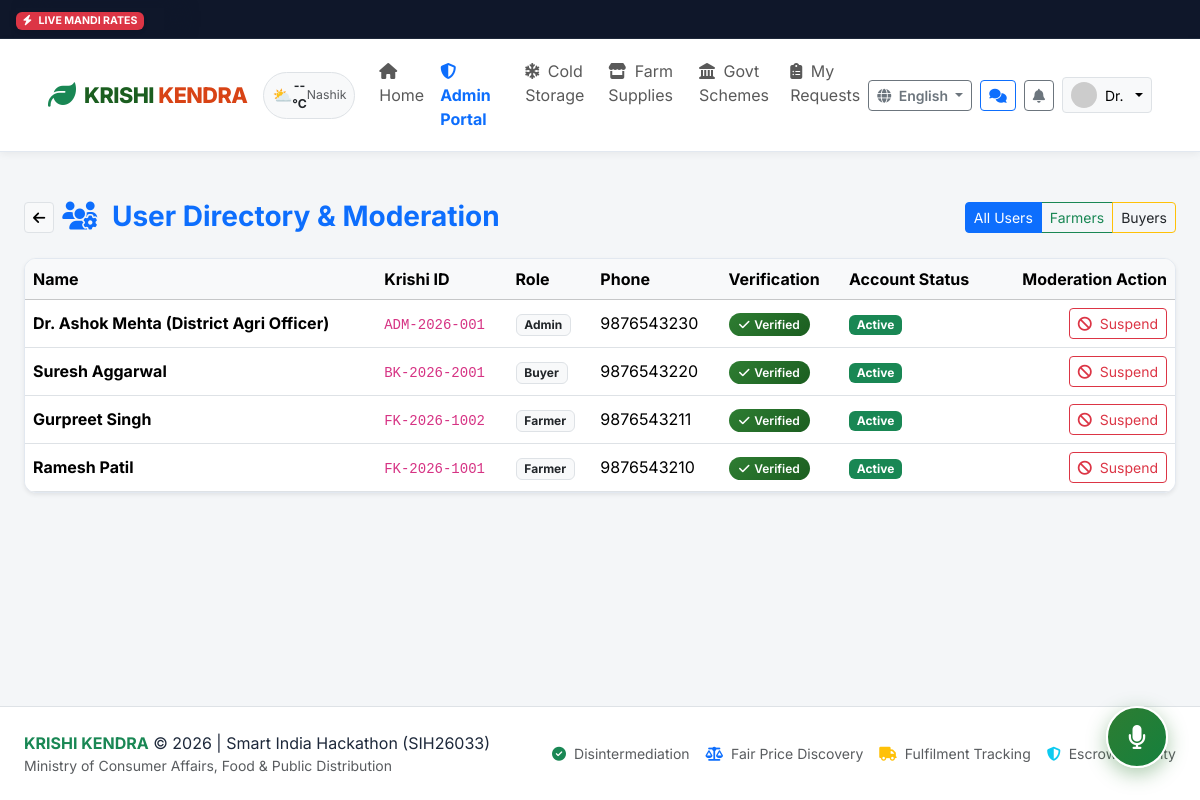
Before: /admin/users (signed in) with the older database file.
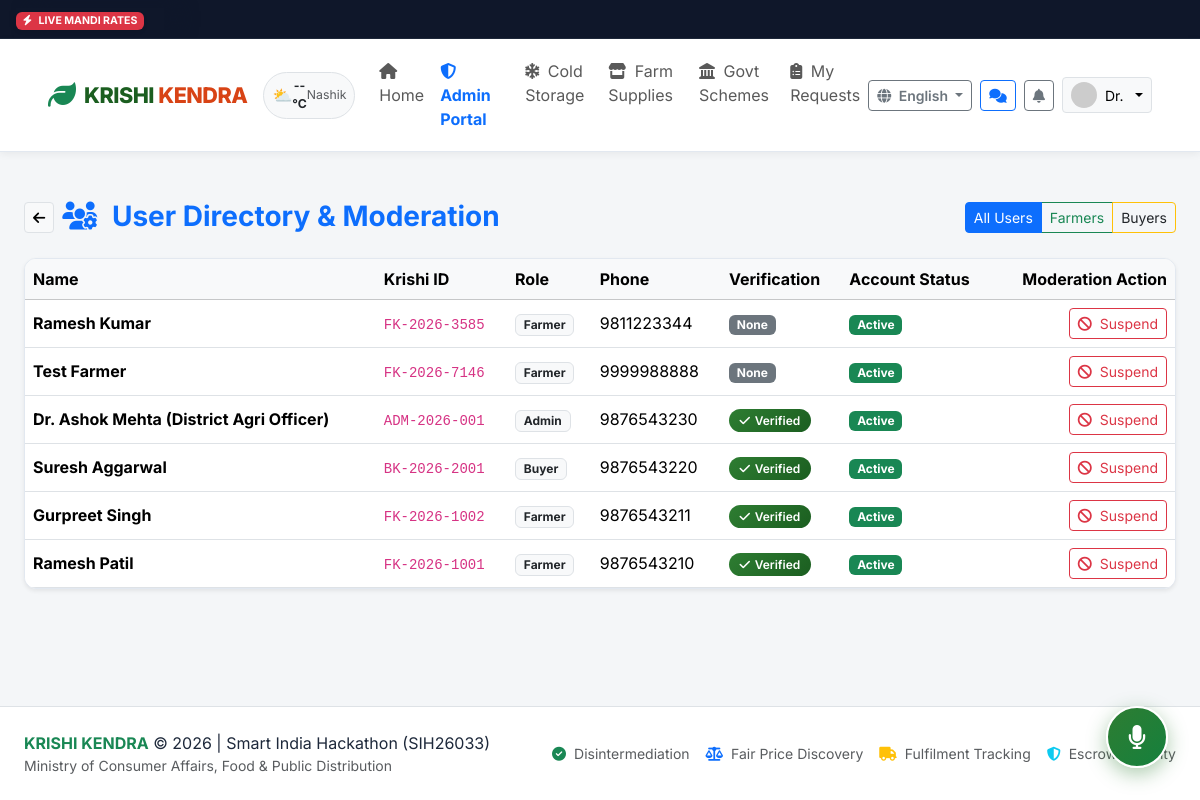
After: the same page with the newer database file.
### app/models.py (models this page shows, shortened)
class User(db.Model):
    __tablename__ = 'users'
    id = db.Column(db.Integer, primary_key=True)
    custom_id = db.Column(db.String(32), unique=True, nullable=False, index=True) # e.g. FK-2026-1001, BK-2026-2001, ADM-001
    phone = db.Column(db.String(15), unique=True, nullable=False, index=True)
    password_hash = db.Column(db.String(255), nullable=True)
    role = db.Column(db.String(20), nullable=False, default='farmer') # farmer, buyer, admin
    name = db.Column(db.String(120), nullable=False)
    profile_image = db.Column(db.Text, default='default_avatar.png')
    preferred_language = db.Column(db.String(10), default='en') # en, hi, mr, ta, te
    is_verified = db.Column(db.Boolean, default=False)
    verification_status = db.Column(db.String(20), default='none') # none, pending, approved, rejected
    gov_id_type = db.Column(db.String(50), nullable=True) # Aadhaar, Voter Card, Kisan Credit Card
    gov_id_masked = db.Column(db.String(50), nullable=True) # e.g. "XXXX-XXXX-1234" (Never store full plaintext)
    verification_doc = db.Column(db.String(255), nullable=True)
    verification_rejection_reason = db.Column(db.String(255), nullable=True)
    is_active = db.Column(db.Boolean, default=True)
    created_at = db.Column(db.DateTime, default=datetime.utcnow)
    updated_at = db.Column(db.DateTime, default=datetime.utcnow, onupdate=datetime.utcnow)
    farmer_profile = db.relationship('FarmerProfile', backref='user', uselist=False, cascade='all, delete-orphan')
    buyer_profile = db.relationship('BuyerProfile', backref='user', uselist=False, cascade='all, delete-orphan')
    inventories = db.relationship('Inventory', backref='farmer', lazy='dynamic', cascade='all, delete-orphan')
    requirements = db.relationship('Requirement', backref='buyer', lazy='dynamic', cascade='all, delete-orphan')
    notifications = db.relationship('Notification', backref='user', lazy='dynamic', cascade='all, delete-orphan')
    @property
    def avatar_src(self):
        if not self.profile_image or self.profile_image == 'default_avatar.png':
            bg = '2e7d32' if self.role == 'farmer' else 'e65100'
            return f"https://ui-avatars.com/api/?name={self.name}&background={bg}&color=fff"
    @property
    def avatar_emoji(self):
        emojis = {
            'avatar_farmer_m': '👨‍🌾',
            'avatar_farmer_f': '👩‍🌾',
            'avatar_farmer_turban': '👳‍♂️',
            'avatar_buyer_m': '👨‍💼',
            'avatar_buyer_f': '👩‍💼',
            'avatar_krishi_mitra': '🌱'
        }
        return emojis.get(self.profile_image)

### app/routes/admin.py (the view)
@admin_bp.route('/users')
@admin_required
def users():
    role_filter = request.args.get('role', '')
    query = User.query
    if role_filter:
        query = query.filter_by(role=role_filter)
    all_users = query.order_by(User.created_at.desc()).all()
    return render_template('admin/users.html', users=all_users, role_filter=role_filter)

### app/routes/auth.py (called while the page is built)
def admin_required(f):
    @wraps(f)
    def decorated_function(*args, **kwargs):
        if g.user is None or g.user.role != 'admin':
            flash('Authorized Admin / Officer access required.', 'danger')
            return redirect(url_for('auth.login'))
        return f(*args, **kwargs)
    return decorated_function

### app/templates/admin/users.html (shortened to what this page needs)
{% extends "base.html" %}
{% block content %}
<div class="container-fluid px-lg-4 py-3">
  <div class="d-flex justify-content-between align-items-center mb-4">
    <div class="d-flex align-items-center gap-2">
      <a href="{{ url_for('admin.dashboard') }}" class="btn btn-sm btn-light border"><i class="fas fa-arrow-left"></i></a>
      <h3 class="fw-bold text-primary mb-0"><i class="fas fa-users-cog me-2"></i> User Directory & Moderation</h3>
    </div>
    <div class="btn-group">
      <a href="{{ url_for('admin.users') }}" class="btn btn-sm btn-outline-primary {% if not role_filter %}active{% endif %}">All Users</a>
      <a href="{{ url_for('admin.users', role='farmer') }}" class="btn btn-sm btn-outline-success {% if role_filter == 'farmer' %}active{% endif %}">Farmers</a>
      <a href="{{ url_for('admin.users', role='buyer') }}" class="btn btn-sm btn-outline-warning text-dark {% if role_filter == 'buyer' %}active{% endif %}">Buyers</a>
    </div>
  </div>
  <div class="k-card p-0 overflow-hidden shadow-sm">
    <div class="table-responsive">
      <table class="table table-hover align-middle mb-0">
        <thead class="table-light">
          <tr>
            <th>Name</th>
            <th>Krishi ID</th>
            <th>Role</th>
            <th>Phone</th>
            <th>Verification</th>
            <th>Account Status</th>
            <th class="text-end">Moderation Action</th>
          </tr>
        </thead>
        <tbody>
          {% for u in users %}
          <tr>
            <td>
              <strong>{{ u.name }}</strong>
            </td>
            <td><code>{{ u.custom_id }}</code></td>
            <td><span class="badge bg-light text-dark border">{{ u.role.capitalize() }}</span></td>
            <td>{{ u.phone }}</td>
            <td>
              {% if u.is_verified %}
                <span class="badge badge-verified"><i class="fas fa-check"></i> Verified</span>
              {% else %}
                <span class="badge bg-secondary">{{ u.verification_status.capitalize() }}</span>
              {% endif %}
            </td>
            <td>
              {% if u.is_active %}
                <span class="badge bg-success">Active</span>
              {% else %}
                <span class="badge bg-danger">Suspended</span>
              {% endif %}
            </td>
            <td class="text-end">
              <form method="POST" action="{{ url_for('admin.toggle_user_status', user_id=u.id) }}" class="d-inline" onsubmit="return confirm('Change account status for this user?');">
                {% if u.is_active %}
                  <button type="submit" class="btn btn-sm btn-outline-danger">
                    <i class="fas fa-ban me-1"></i> Suspend
                  </button>
                {% else %}
                  <button type="submit" class="btn btn-sm btn-outline-success">
                    <i class="fas fa-undo me-1"></i> Restore
                  </button>
                {% endif %}
              </form>
            </td>
          </tr>
          {% endfor %}
        </tbody>
      </table>
    </div>
  </div>
</div>
{% endblock %}

### app/templates/base.html (shortened to what this page needs)
<!DOCTYPE html>
<html lang="{{ current_lang }}">
<head>
  <link href="https://cdn.jsdelivr.net/npm/bootstrap@5.3.3/dist/css/bootstrap.min.css" rel="stylesheet">
  <link rel="stylesheet" href="https://cdnjs.cloudflare.com/ajax/libs/font-awesome/6.5.1/css/all.min.css">
  <link rel="stylesheet" href="https://unpkg.com/leaflet@1.9.4/dist/leaflet.css"/>
  <link rel="stylesheet" href="{{ url_for('static', filename='css/style.css') }}">
</head>
<body class="{% if current_user and current_user.role == 'farmer' %}theme-farmer{% elif current_user and current_user.role == 'buyer' %}theme-buyer{% elif current_user and current_user.role == 'admin' %}theme-admin{% endif %}">
  <div class="mandi-ticker">
    <div class="mandi-ticker-badge">
      <span class="badge bg-danger shadow-sm"><i class="fas fa-bolt me-1"></i> LIVE MANDI RATES</span>
    </div>
    <div class="mandi-ticker-track">
      <div class="ticker-wrap">
      </div>
    </div>
  </div>
  <nav class="navbar navbar-expand-lg navbar-krishi sticky-top">
    <div class="container-fluid px-lg-4">
      <a class="navbar-brand d-flex align-items-center" href="{{ url_for('main.index') }}">
        <i class="fas fa-leaf text-success fs-3 me-2"></i>
        <div class="brand-title">
          KRISHI <span>KENDRA</span>
        </div>
      </a>
      <div class="d-flex align-items-center gap-2">
        <div class="dropdown" id="weatherWidgetDropdown">
          <button class="btn btn-sm btn-light border d-flex align-items-center gap-1.5 px-2.5 py-1 shadow-xs rounded-pill" type="button" data-bs-toggle="dropdown" id="weatherWidgetBtn" title="Live Agricultural Weather & Rain Forecast">
            <span id="navWeatherIcon" class="fs-6">⛅</span>
            <span id="navWeatherTemp" class="fw-bold small text-dark">--°C</span>
            <span id="navWeatherLoc" class="text-muted small d-none d-sm-inline">Nashik</span>
          </button>
        </div>
      </div>
      <div class="collapse navbar-collapse" id="navbarKrishiContent">
        <ul class="navbar-nav me-auto mb-2 mb-lg-0 ms-lg-3">
          <li class="nav-item">
            <a class="nav-link {% if request.endpoint == 'main.index' %}active fw-bold{% endif %}" href="{{ url_for('main.index') }}"><i class="fas fa-home me-1"></i> <span data-i18n="nav_home">Home</span></a>
          </li>
          {% if current_user %}
            {% if current_user.role == 'farmer' %}
              <li class="nav-item">
                <a class="nav-link {% if request.endpoint == 'farmer.dashboard' %}active text-success fw-bold{% endif %}" href="{{ url_for('farmer.dashboard') }}"><i class="fas fa-tachometer-alt me-1"></i> <span data-i18n="nav_dashboard">Dashboard</span></a>
              </li>
              <li class="nav-item">
                <a class="nav-link {% if request.endpoint == 'farmer.inventory' or request.endpoint == 'farmer.add_produce' %}active text-success fw-bold{% endif %}" href="{{ url_for('farmer.inventory') }}"><i class="fas fa-boxes me-1"></i> <span data-i18n="nav_inventory">My Inventory</span></a>
              </li>
              <li class="nav-item">
                <a class="nav-link {% if request.endpoint == 'farmer.orders' %}active text-success fw-bold{% endif %}" href="{{ url_for('farmer.orders') }}"><i class="fas fa-handshake me-1"></i> <span data-i18n="nav_orders">Orders</span></a>
              </li>
            {% elif current_user.role == 'admin' %}
              <li class="nav-item">
                <a class="nav-link {% if 'admin.' in (request.endpoint or '') %}active text-primary fw-bold{% endif %}" href="{{ url_for('admin.dashboard') }}"><i class="fas fa-shield-alt me-1"></i> Admin Portal</a>
              </li>
            {% endif %}
          {% endif %}
          <li class="nav-item">
            <a class="nav-link " href="{{ url_for('cold_storage.index') }}"><i class="fas fa-snowflake me-1"></i> <span data-i18n="nav_cold_storage"></span></a>
          </li>
          <li class="nav-item">
            <a class="nav-link " href="{{ url_for('marketplace.index') }}"><i class="fas fa-store me-1"></i> <span data-i18n="nav_marketplace"></span></a>
          </li>
          <li class="nav-item">
            <a class="nav-link {% if 'schemes.' in (request.endpoint or '') %}active fw-bold{% endif %}" href="{{ url_for('schemes.index') }}"><i class="fas fa-landmark me-1"></i> <span data-i18n="nav_schemes">Govt Schemes</span></a>
          </li>
          {% if current_user %}
            <li class="nav-item">
              <a class="nav-link " href="{{ url_for('requests.index') }}"><i class="fas fa-clipboard-list me-1"></i> <span data-i18n="nav_requests"></span></a>
            </li>
          {% endif %}
        </ul>
        <div class="d-flex align-items-center gap-2">
          <div class="dropdown">
            <button class="btn btn-sm btn-outline-secondary dropdown-toggle fw-semibold" type="button" data-bs-toggle="dropdown">
              <i class="fas fa-globe me-1"></i> {{ available_languages.get(current_lang, 'Language') }}
            </button>
          </div>
          {% if current_user %}
            <a href="{{ url_for('chat.chat_list') }}" class="btn btn-sm btn-outline-primary position-relative" title="Conversations & Offers">
              <i class="fas fa-comments"></i>
            </a>
            <div class="dropdown">
              <button class="btn btn-sm btn-outline-secondary position-relative" type="button" data-bs-toggle="dropdown" title="Notifications">
                <i class="fas fa-bell"></i>
              </button>
            </div>
            <div class="dropdown">
              <button class="btn btn-sm btn-light border dropdown-toggle d-flex align-items-center gap-2" type="button" data-bs-toggle="dropdown">
                {% if current_user.avatar_emoji %}
                  <span style="font-size:1.2rem; line-height:1;">{{ current_user.avatar_emoji }}</span>
                {% else %}
                  <img src="{{ current_user.avatar_src }}" alt="Avatar" class="rounded-circle" width="26" height="26" style="object-fit:cover;">
                {% endif %}
                <span>{{ current_user.name.split()[0] }}</span>
              </button>
            </div>
          {% endif %}
        </div>
      </div>
    </div>
  </nav>
  <main class="py-3">
    {% block content %}{% endblock %}
  </main>
  {% if request.endpoint != 'chat.thread' %}
  <div class="voice-assistant-fab" id="voiceAssistantFab" title="Click to speak with Kisan Saarthi AI Copilot">
    <i class="fas fa-microphone fs-4"></i>
  </div>
  {% endif %}
  <footer class="bg-white border-top py-4 mt-5">
    <div class="container-fluid px-lg-4 d-flex flex-column flex-md-row justify-content-between align-items-center gap-3">
      <div>
        <span class="fw-bold text-success">KRISHI KENDRA</span> &copy; 2026 | Smart India Hackathon (SIH26033)
        <div class="text-muted small">Ministry of Consumer Affairs, Food & Public Distribution</div>
      </div>
      <div class="d-flex gap-3 small text-muted">
        <span><i class="fas fa-check-circle text-success me-1"></i> Disintermediation</span>
        <span><i class="fas fa-balance-scale text-primary me-1"></i> Fair Price Discovery</span>
        <span><i class="fas fa-truck text-warning me-1"></i> Fulfilment Tracking</span>
        <span><i class="fas fa-shield-alt text-info me-1"></i> Escrow Security</span>
      </div>
    </div>
  </footer>
</body>
</html>

### app/static/css/style.css (style rules this page uses)
:root { --primary-green: #1b5e20; --accent-green: #2e7d32; --light-green: #e8f5e9; --border-green: #a5d6a7; --buyer-orange: #d84315; --buyer-accent: #e65100; --buyer-light: #fff3e0; --buyer-border: #ffcc80; --admin-navy: #1a237e; --admin-light: #e8eaf6; --dark-slate: #1e293b; --medium-slate: #475569; --light-slate: #f8fafc; --card-bg: #ffffff; --shadow-sm: 0 2px 8px rgba(0, 0, 0, 0.06); --shadow-md: 0 4px 16px rgba(0, 0, 0, 0.08); --shadow-lg: 0 10px 25px rgba(0, 0, 0, 0.12); --radius-sm: 8px; --radius-md: 12px; --radius-lg: 16px; --radius-xl: 24px; }
body { font-family: 'Inter', -apple-system, BlinkMacSystemFont, "Segoe UI", Roboto, "Helvetica Neue", Arial, sans-serif; background-color: #f4f6f8; color: var(--dark-slate); min-height: 100vh; display: flex; flex-direction: column; }
main { flex: 1; }
.navbar-krishi { background: #ffffff; border-bottom: 1px solid #e2e8f0; box-shadow: var(--shadow-sm); padding: 0.75rem 1.5rem; }
.brand-title { font-weight: 800; font-size: 1.35rem; color: var(--primary-green); letter-spacing: -0.5px; }
.brand-title span { color: var(--buyer-orange); }
.theme-admin { --theme-primary: var(--admin-navy); --theme-accent: #283593; --theme-light: var(--admin-light); --theme-border: #9fa8da; }
.k-card { background: #ffffff; border: 1px solid #e2e8f0; border-radius: var(--radius-md); box-shadow: var(--shadow-sm); padding: 1.5rem; transition: transform 0.2s ease, box-shadow 0.2s ease; }
.badge-verified { background: linear-gradient(135deg, #2e7d32, #1b5e20); color: #ffffff; font-weight: 600; padding: 0.35rem 0.65rem; border-radius: 20px; display: inline-flex; align-items: center; gap: 0.3rem; }
.mandi-ticker { background: #0f172a; color: #f8fafc; padding: 0.5rem 1rem; font-size: 0.88rem; overflow: hidden; white-space: nowrap; border-bottom: 1px solid #1e293b; display: flex; align-items: center; position: relative; }
.mandi-ticker-badge { flex-shrink: 0; z-index: 10; background: #0f172a; padding-right: 1.25rem; box-shadow: 15px 0 20px -2px #0f172a; }
.mandi-ticker-track { overflow: hidden; flex: 1; position: relative; white-space: nowrap; }
.ticker-wrap { display: inline-block; white-space: nowrap; padding-left: 100%; animation: tickerSlide 32s linear infinite; }
.voice-assistant-fab { position: fixed; bottom: 2rem; right: 2rem; width: 62px; height: 62px; border-radius: 50%; background: linear-gradient(135deg, #2e7d32, #15803d); color: #ffffff; display: flex; align-items: center; justify-content: center; box-shadow: 0 6px 20px rgba(46, 125, 50, 0.4); cursor: pointer; z-index: 1050; border: 2px solid #ffffff; transition: transform 0.2s ease, box-shadow 0.2s ease; }

Changed rows visible on the page:
added User: name "Ramesh Kumar", custom_id "FK-2026-3585", role "Farmer", phone "9811223344", verification_status "None", is_active "Active"
added User: name "Test Farmer", custom_id "FK-2026-7146", role "Farmer", phone "9999988888", verification_status "None", is_active "Active"
